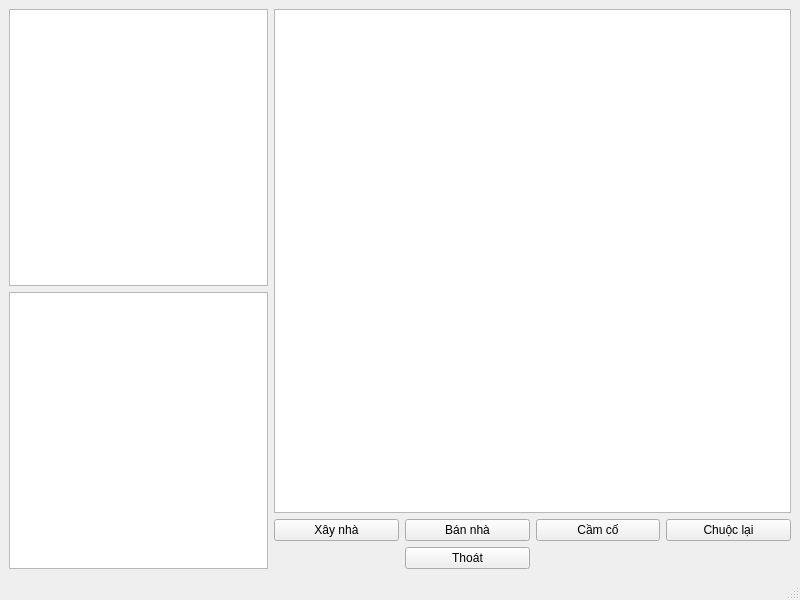
<?xml version="1.0" encoding="UTF-8"?>
<ui version="4.0">
 <class>PropertyManager</class>
 <widget class="QMainWindow" name="PropertyManager">
  <property name="geometry">
   <rect>
    <x>0</x>
    <y>0</y>
    <width>800</width>
    <height>600</height>
   </rect>
  </property>
  <property name="windowTitle">
   <string>MainWindow</string>
  </property>
  <widget class="QWidget" name="centralwidget">
   <layout class="QHBoxLayout" name="horizontalLayout" stretch="1,2">
    <item>
     <layout class="QVBoxLayout" name="verticalLayout" stretch="1,1">
      <item>
       <widget class="QGraphicsView" name="boardImage"/>
      </item>
      <item>
       <widget class="QTableView" name="cellInfor"/>
      </item>
     </layout>
    </item>
    <item>
     <layout class="QVBoxLayout" name="verticalLayout_2">
      <item>
       <widget class="QTableView" name="listProperty"/>
      </item>
      <item>
       <layout class="QGridLayout" name="gridLayout_2">
        <item row="1" column="2">
         <widget class="QPushButton" name="mortgageButton">
          <property name="text">
           <string>Cầm cố</string>
          </property>
         </widget>
        </item>
        <item row="1" column="1">
         <widget class="QPushButton" name="sellButton">
          <property name="text">
           <string>Bán nhà</string>
          </property>
         </widget>
        </item>
        <item row="1" column="0">
         <widget class="QPushButton" name="buildButton">
          <property name="text">
           <string>Xây nhà</string>
          </property>
         </widget>
        </item>
        <item row="2" column="1">
         <widget class="QPushButton" name="exitButton">
          <property name="text">
           <string>Thoát</string>
          </property>
         </widget>
        </item>
        <item row="1" column="3">
         <widget class="QPushButton" name="redeemButton">
          <property name="text">
           <string>Chuộc lại</string>
          </property>
         </widget>
        </item>
       </layout>
      </item>
     </layout>
    </item>
   </layout>
  </widget>
  <widget class="QMenuBar" name="menubar">
   <property name="geometry">
    <rect>
     <x>0</x>
     <y>0</y>
     <width>800</width>
     <height>25</height>
    </rect>
   </property>
  </widget>
  <widget class="QStatusBar" name="statusbar"/>
 </widget>
 <resources/>
 <connections/>
</ui>
